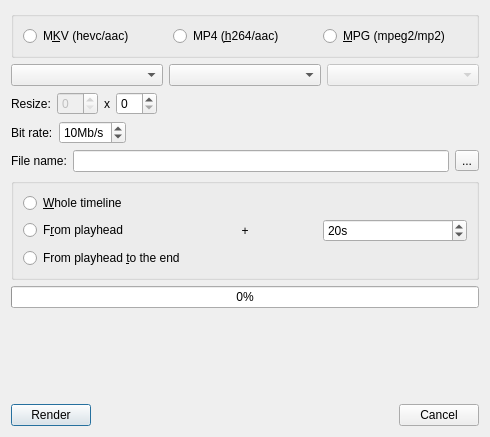
<?xml version="1.0" encoding="UTF-8"?>
<ui version="4.0">
 <class>RenderDialog</class>
 <widget class="QDialog" name="RenderDialog">
  <property name="geometry">
   <rect>
    <x>0</x>
    <y>0</y>
    <width>490</width>
    <height>437</height>
   </rect>
  </property>
  <property name="windowTitle">
   <string>Rendering</string>
  </property>
  <layout class="QGridLayout" name="gridLayout_4">
   <item row="0" column="0">
    <layout class="QVBoxLayout" name="verticalLayout">
     <item>
      <layout class="QGridLayout" name="gridLayout_3">
       <item row="0" column="0" colspan="3">
        <widget class="QGroupBox" name="videoCodecGroupBox">
         <property name="title">
          <string/>
         </property>
         <layout class="QGridLayout" name="gridLayout_2">
          <item row="0" column="2">
           <widget class="QRadioButton" name="mpeg2RadBtn">
            <property name="text">
             <string>&amp;MPG (mpeg2/mp2)</string>
            </property>
            <attribute name="buttonGroup">
             <string notr="true">buttonGroup</string>
            </attribute>
           </widget>
          </item>
          <item row="0" column="0">
           <widget class="QRadioButton" name="hevcRadBtn">
            <property name="text">
             <string>M&amp;KV (hevc/aac)</string>
            </property>
            <attribute name="buttonGroup">
             <string notr="true">buttonGroup</string>
            </attribute>
           </widget>
          </item>
          <item row="0" column="1">
           <widget class="QRadioButton" name="h264RadBtn">
            <property name="text">
             <string>MP4 (&amp;h264/aac)</string>
            </property>
            <attribute name="buttonGroup">
             <string notr="true">buttonGroup</string>
            </attribute>
           </widget>
          </item>
         </layout>
        </widget>
       </item>
       <item row="1" column="0">
        <widget class="QComboBox" name="hevcCodecCb"/>
       </item>
       <item row="1" column="1">
        <widget class="QComboBox" name="h264CodecCb"/>
       </item>
       <item row="1" column="2">
        <widget class="QComboBox" name="mpegCodecCb">
         <property name="enabled">
          <bool>false</bool>
         </property>
        </widget>
       </item>
      </layout>
     </item>
     <item>
      <layout class="QHBoxLayout" name="horizontalLayout_5">
       <item>
        <widget class="QLabel" name="label_6">
         <property name="text">
          <string>Resize:</string>
         </property>
        </widget>
       </item>
       <item>
        <widget class="QSpinBox" name="widthSpin">
         <property name="enabled">
          <bool>false</bool>
         </property>
        </widget>
       </item>
       <item>
        <widget class="QLabel" name="label_7">
         <property name="text">
          <string>x</string>
         </property>
        </widget>
       </item>
       <item>
        <widget class="QSpinBox" name="heightSpin"/>
       </item>
       <item>
        <spacer name="horizontalSpacer_3">
         <property name="orientation">
          <enum>Qt::Horizontal</enum>
         </property>
         <property name="sizeHint" stdset="0">
          <size>
           <width>40</width>
           <height>20</height>
          </size>
         </property>
        </spacer>
       </item>
      </layout>
     </item>
     <item>
      <layout class="QHBoxLayout" name="horizontalLayout_2">
       <item>
        <widget class="QLabel" name="label_3">
         <property name="text">
          <string>Bit rate:</string>
         </property>
        </widget>
       </item>
       <item>
        <widget class="QSpinBox" name="videoRateSpin">
         <property name="suffix">
          <string>Mb/s</string>
         </property>
         <property name="minimum">
          <number>1</number>
         </property>
         <property name="maximum">
          <number>48</number>
         </property>
         <property name="value">
          <number>10</number>
         </property>
        </widget>
       </item>
       <item>
        <spacer name="horizontalSpacer">
         <property name="orientation">
          <enum>Qt::Horizontal</enum>
         </property>
         <property name="sizeHint" stdset="0">
          <size>
           <width>40</width>
           <height>20</height>
          </size>
         </property>
        </spacer>
       </item>
      </layout>
     </item>
     <item>
      <layout class="QHBoxLayout" name="horizontalLayout">
       <item>
        <widget class="QLabel" name="label">
         <property name="text">
          <string>File name:</string>
         </property>
        </widget>
       </item>
       <item>
        <widget class="QLineEdit" name="filenameLE"/>
       </item>
       <item>
        <widget class="QToolButton" name="openBtn">
         <property name="text">
          <string>...</string>
         </property>
         <property name="icon">
          <iconset resource="../resources.qrc">
           <normaloff>:/toolbar/icons/document-open.png</normaloff>:/toolbar/icons/document-open.png</iconset>
         </property>
        </widget>
       </item>
      </layout>
     </item>
     <item>
      <widget class="QGroupBox" name="groupBox">
       <property name="title">
        <string/>
       </property>
       <layout class="QGridLayout" name="gridLayout">
        <item row="0" column="0">
         <widget class="QRadioButton" name="timelineRadBtn">
          <property name="text">
           <string>&amp;Whole timeline</string>
          </property>
         </widget>
        </item>
        <item row="1" column="0">
         <widget class="QRadioButton" name="playheadRadBtn">
          <property name="text">
           <string>F&amp;rom playhead</string>
          </property>
         </widget>
        </item>
        <item row="1" column="1">
         <widget class="QLabel" name="label_2">
          <property name="text">
           <string>+</string>
          </property>
          <property name="alignment">
           <set>Qt::AlignCenter</set>
          </property>
         </widget>
        </item>
        <item row="1" column="2">
         <widget class="QSpinBox" name="durationSpin">
          <property name="suffix">
           <string>s</string>
          </property>
          <property name="minimum">
           <number>1</number>
          </property>
          <property name="maximum">
           <number>3600</number>
          </property>
          <property name="value">
           <number>20</number>
          </property>
         </widget>
        </item>
        <item row="2" column="0" colspan="2">
         <widget class="QRadioButton" name="playheadToEndRadBtn">
          <property name="text">
           <string>From playhead &amp;to the end</string>
          </property>
         </widget>
        </item>
       </layout>
      </widget>
     </item>
     <item>
      <widget class="QProgressBar" name="progressBar">
       <property name="value">
        <number>0</number>
       </property>
      </widget>
     </item>
     <item>
      <widget class="QLabel" name="etaLab">
       <property name="text">
        <string/>
       </property>
      </widget>
     </item>
     <item>
      <spacer name="verticalSpacer">
       <property name="orientation">
        <enum>Qt::Vertical</enum>
       </property>
       <property name="sizeHint" stdset="0">
        <size>
         <width>20</width>
         <height>40</height>
        </size>
       </property>
      </spacer>
     </item>
     <item>
      <layout class="QHBoxLayout" name="horizontalLayout_3">
       <item>
        <widget class="QPushButton" name="renderBtn">
         <property name="text">
          <string>Render</string>
         </property>
        </widget>
       </item>
       <item>
        <spacer name="horizontalSpacer_2">
         <property name="orientation">
          <enum>Qt::Horizontal</enum>
         </property>
         <property name="sizeHint" stdset="0">
          <size>
           <width>40</width>
           <height>20</height>
          </size>
         </property>
        </spacer>
       </item>
       <item>
        <widget class="QPushButton" name="cancelBtn">
         <property name="text">
          <string>Cancel</string>
         </property>
        </widget>
       </item>
      </layout>
     </item>
    </layout>
   </item>
  </layout>
 </widget>
 <tabstops>
  <tabstop>hevcRadBtn</tabstop>
  <tabstop>h264RadBtn</tabstop>
  <tabstop>mpeg2RadBtn</tabstop>
  <tabstop>widthSpin</tabstop>
  <tabstop>heightSpin</tabstop>
  <tabstop>videoRateSpin</tabstop>
  <tabstop>filenameLE</tabstop>
  <tabstop>openBtn</tabstop>
  <tabstop>timelineRadBtn</tabstop>
  <tabstop>playheadRadBtn</tabstop>
  <tabstop>durationSpin</tabstop>
  <tabstop>playheadToEndRadBtn</tabstop>
  <tabstop>renderBtn</tabstop>
  <tabstop>cancelBtn</tabstop>
 </tabstops>
 <resources>
  <include location="../resources.qrc"/>
 </resources>
 <connections/>
 <buttongroups>
  <buttongroup name="buttonGroup"/>
 </buttongroups>
</ui>
